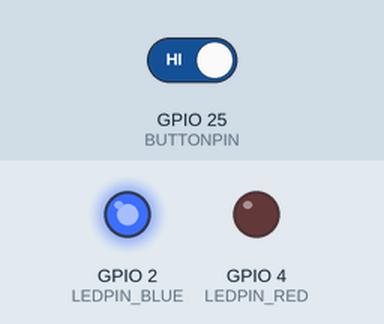
This program was run on a simulated ESP32. Parts: output pins drawn as LEDs (lit = HIGH). The test bench sets the inputs (shaded band); at power-on: GPIO 25 (BUTTONPIN) HIGH.

Above: at 12.1 s.
18.1 s: GPIO 25 (BUTTONPIN) driven LOW
At 24.9 s:
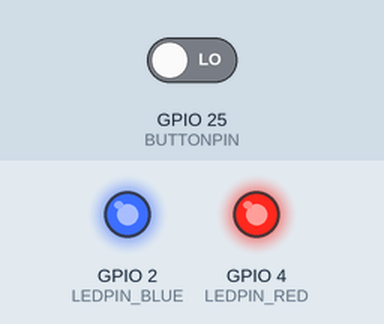
At 28.4 s:
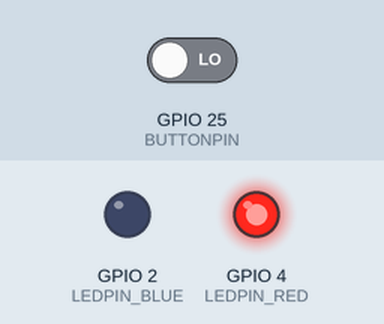
32.1 s: GPIO 25 (BUTTONPIN) driven HIGH
At 39.9 s:
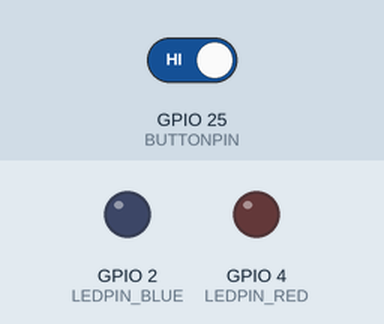
Timing chart, 0 to 52.1 s (numbered marks = the images above; inputs shaded):
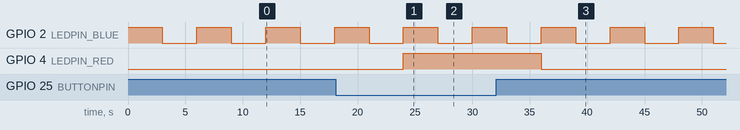

Measured:
- after the input at 18.1 s, GPIO 4 (LEDPIN_RED): LOW → HIGH after 5.9 s
- after the input at 32.1 s, GPIO 4 (LEDPIN_RED): HIGH → LOW after 3.9 s
- by itself, GPIO 2 (LEDPIN_BLUE): alternates HIGH for 3.0 s and LOW for 3.0 s

The program:

main.cpp
```cpp
#include <Arduino.h>

#define LEDPIN_BLUE   2
#define LEDPIN_RED    4
#define BUTTONPIN     25

void setup()
{
  // Set GPIO pin as output for on-board LED
  pinMode(LEDPIN_BLUE, OUTPUT);
  // Set GPIO pin as output for LED
  pinMode(LEDPIN_RED, OUTPUT);
  // Set GPIO pin as input with pull-up resistor for button
  pinMode(BUTTONPIN, INPUT_PULLUP);
}

void loop()
{
  digitalWrite(LEDPIN_BLUE, HIGH);
  delay(3000);
  digitalWrite(LEDPIN_BLUE, LOW);
  delay(3000);

  // Read button state
  if (digitalRead(BUTTONPIN) == LOW)
  {
    // If button is pressed, then turn on the LED
    digitalWrite(LEDPIN_RED, HIGH);
  }
  else
  {
    // If button is not pressed, then turn off the LED
    digitalWrite(LEDPIN_RED, LOW);
  }
}
```
